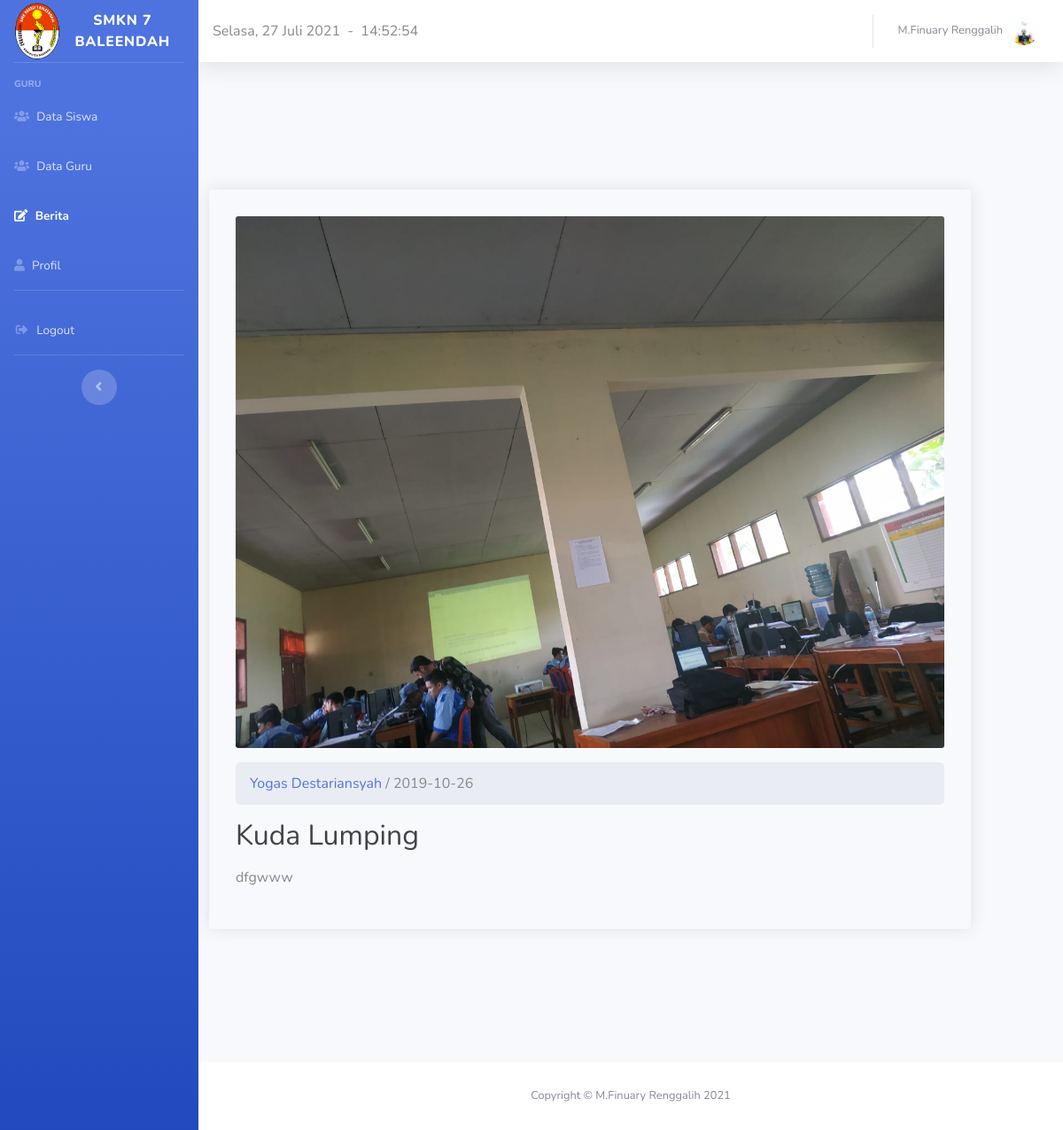
The app's page /halaman_guru/berita/selengkapnya.php?id=3 (signed in) with its own data.
### tables this page shows
CREATE TABLE `user` (
  `id` int(11) NOT NULL,
  `nama` varchar(225) NOT NULL,
  `email` varchar(225) NOT NULL,
  `password` varchar(225) NOT NULL,
  `level` varchar(225) NOT NULL,
  `foto` varchar(225) NOT NULL
);

CREATE TABLE `berita` (
  `id` int(11) NOT NULL,
  `penulis` varchar(225) NOT NULL,
  `tgl_tulis` date NOT NULL,
  `judul` varchar(225) NOT NULL,
  `isi` text NOT NULL,
  `foto` varchar(225) NOT NULL
);

### halaman_guru/berita/selengkapnya.php (the view, shortened to what this page needs)
<!DOCTYPE html>
<html lang="en">
<head>
  <link href="../../halaman_admin/vendor/fontawesome-free/css/all.min.css" rel="stylesheet" type="text/css">
  <link rel="stylesheet" href="../../halaman_admin/info_sekolah/berita/style.css">
  <link href="../../halaman_admin/css/sb-admin-2.min.css" rel="stylesheet">
</head>
<body id="page-top">
  <div id="wrapper">
    <ul class="navbar-nav bg-gradient-primary sidebar sidebar-dark accordion" id="accordionSidebar">
      <a class="sidebar-brand d-flex align-items-center justify-content-center" href="index.html">
        <div class="sidebar-brand-icon">
          <img src="../../images/foto.png" height="50">
        </div>
        <div class="sidebar-brand-text mx-3">SMKN 7 BALEENDAH</div>
      </a>
      <hr class="sidebar-divider">
      <div class="sidebar-heading">
        Guru
      </div>
      <li class="nav-item">
        <a class="nav-link collapsed" href="../halaman_guru.php" data-toggle="collapses" data-target="#collapseTwo" aria-expanded="true" aria-controls="collapseTwo">
          <i class="fa fa-users"></i>
          <span>Data Siswa</span>
        </a>
      </li>
      <li class="nav-item">
        <a class="nav-link collapsed" href="../guru/guru.php" data-toggle="collapses" data-target="#collapsePages" aria-expanded="true" aria-controls="collapsePages">
          <i class="fa fa-users"></i>
          <span>Data Guru</span>
        </a>
      </li>
      <li class="nav-item active">
        <a class="nav-link collapsed" href="berita.php" data-toggle="collapses" data-target="#collapseUtilities" aria-expanded="true" aria-controls="collapseUtilities">
          <i class="fa fa-edit"></i>
          <span>Berita</span>
        </a>
      </li>
      <li class="nav-item">
        <a class="nav-link collapsed" href="../profil/profil.php" data-toggle="collapses" data-target="#collapsePagess" aria-expanded="true" aria-controls="collapsePagess">
          <i class="fa fa-user"></i>
          <span>Profil</span></a>
      </li>
      <hr class="sidebar-divider d-none d-md-block">
      <li class="nav-item">
        <a class="nav-link" href="../../login/logout.php">
          <i class="fas fa-fw fa-sign-out-alt"></i>
          <span>Logout</span></a>
      </li>
      <hr class="sidebar-divider d-none d-md-block">
      <div class="text-center d-none d-md-inline">
        <button class="rounded-circle border-0" id="sidebarToggle"></button>
      </div>
    </ul>
    <div id="content-wrapper" class="d-flex flex-column">
      <div id="content">
        <nav class="navbar navbar-expand navbar-light bg-white topbar mb-4 static-top shadow">
          <script lang="JavaScript">document.write(tanggallengkap);</script>&nbsp;&nbsp;-&nbsp;&nbsp;
          <div id="jam"></div>
          <ul class="navbar-nav ml-auto">
            <li class="nav-item dropdown no-arrow">
              <?php
              $id = $_SESSION['id'];
              include "../../koneksi.php";
              $sql = mysqli_query($koneksi, "SELECT * FROM user WHERE id = '$id'");
              while($data = mysqli_fetch_array($sql)) {
              ?>
              <a class="nav-link dropdown-toggle" href="#" id="userDropdown" role="button" data-toggle="dropdown" aria-haspopup="true" aria-expanded="false">
                <span class="mr-2 d-none d-lg-inline text-gray-600 small"><?php echo $data['nama']; ?></span>
                <?php echo "<img class='img-profile rounded-circle' src='../../halaman_admin/images/".$data['foto']."' width='350' height='350'>"; ?>
              </a>
            <?php } ?>
            </li>
          </ul>
        </nav>
        <div class="section-padding">
        <div class="container">
            <div class="row">
                <?php
                        include "../../koneksi.php";
                        $id = $_GET['id'];
                        $query = "SELECT * FROM berita WHERE id='".$id."'";
                        $sql = mysqli_query($koneksi, $query);
                        $data = mysqli_fetch_array($sql);
                    ?>
                <div class="col-xs-12">
                    <article class="post-single">
                        <figure class="post-media">
                            <?php echo "<img src='../../halaman_admin/images/".$data['foto']."' style='height : 600px;'>"; ?>
                        </figure>
                        <div class="post-body">
                            <ul class="breadcrumb">
                                <li><a href="#"><?php echo $data['penulis']; ?></a></li>
                                &nbsp;/&nbsp;
                                <li><?php echo $data['tgl_tulis']; ?></li>
                            </ul>
                            <h2 class="dark-color"><?php echo $data['judul']; ?></h2>
                            <p><?php echo $data['isi']; ?></p>
                        </div>
                    </article>
                </div>
            </div>
        </div>
    </div>
</div>
      <footer class="sticky-footer bg-white">
        <div class="container my-auto">
          <div class="copyright text-center my-auto">
            <span>Copyright &copy; M.Finuary Renggalih <?= date('Y'); ?></span>
          </div>
        </div>
      </footer>
    </div>
  </div>
</body>
</html>

### halaman_admin/info_sekolah/berita/style.css (style rules this page uses)
* { outline: none; }
a { text-decoration: none; outline: none; -webkit-transition: 0.4s; -o-transition: 0.4s; transition: 0.4s; color: #333333; }
img { max-width: 100%; height: auto; }
h1, h2, h3, h4, h5, h6 { margin: 0 0 15px; font-weight: 400; line-height: 1.4em; }
h2 { font-size: 50px; }
html, body { height: 100% }
body { font-family: 'Open Sans', sans-serif; font-weight: 400; font-size: 16px; line-height: 32px; color: coral; }
.section-padding { padding-top: 120px; padding-bottom: 120px; }
.dark-color { color: #434345 }
.breadcrumb { background: none; display: inline-block; margin-top: 10px; padding: 0; }
.post-single:after { content: ""; clear: both; display: table; }
.post-single { padding: 30px; border-radius: 3px; -webkit-box-shadow: 0 0 20px 0 rgba(0, 0, 0, 0.1); box-shadow: 0 0 20px 0 rgba(0, 0, 0, 0.1); margin-bottom: 30px; }
.post-single .post-media { overflow: hidden; border-radius: 3px; }
.post-single .post-media img { width: 100%; }
body { font-family: sans-serif; background: #ebf9fb; }

### records on screen
user: nama "M.Finuary Renggalih", foto (placeholder picture)
berita: foto (picture), penulis "Yogas Destariansyah", tgl_tulis "2019-10-26", judul "Kuda Lumping", isi "dfgwww"
